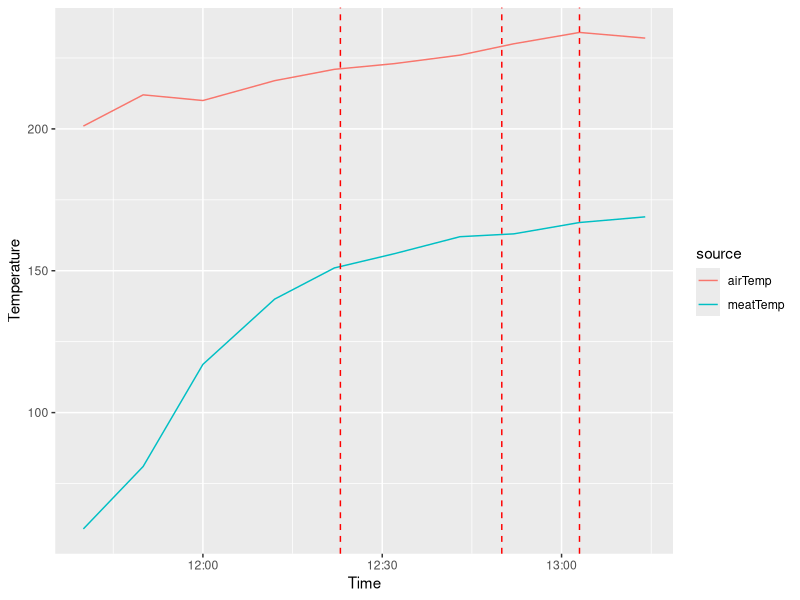

Recreate this plot in R.
## ---- chunk 1
library(ggplot2)
library(dplyr)
library(tidyr)

time=c('11:40','11:50','12:00','12:12','12:22','12:32','12:43','12:52','13:03','13:14')
meatTemp=c(59,81,117,140,151,156,162,163,167,169)
airTemp=c(201,212,210,217,221,223,226,230,234,232)

hm=as.POSIXct(strptime(time, '%H:%M',tz='GMT')) 
df=data.frame(meatTemp,airTemp,hm) %>%
  gather(source,temp,-hm)
p=ggplot(df,aes(hm,temp,color=source)) + 
  geom_line() + 
  ylab('Temperature') +
  xlab('Time') 

# add horizontal lines for vent adjustments
reductions=c('12:23','12:50','13:03')
for (t in reductions){
  p = p + geom_vline(xintercept = as.POSIXct(strptime(t, '%H:%M',tz='GMT')) ,linetype='dashed',size=0.5,color='red')
}
  
print(p) 
